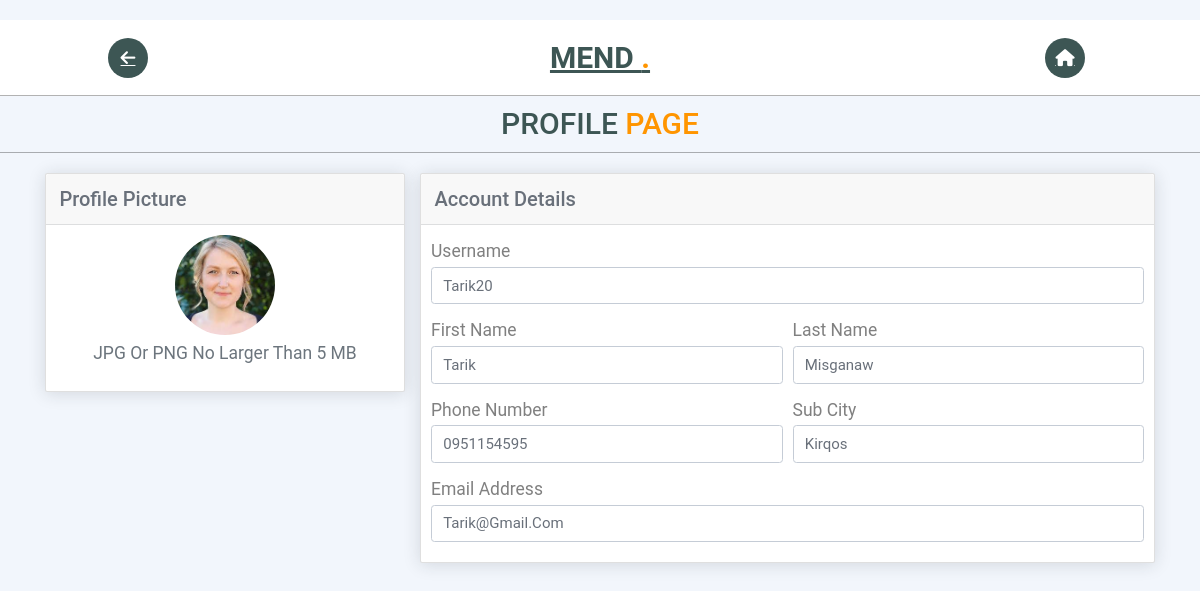
Page /Mend/View/profile.php (signed in) on the committed database.
### tables this page shows
CREATE TABLE IF NOT EXISTS `customer_info` (
  `customer_id` int(10) NOT NULL AUTO_INCREMENT,
  `custom_username` varchar(30) NOT NULL,
  `first_name` varchar(20) NOT NULL,
  `last_name` varchar(20) NOT NULL,
  `custom_email` varchar(30) NOT NULL,
  `custom_pass` varchar(60) NOT NULL,
  `subcity` varchar(30) NOT NULL,
  `woreda` varchar(30) NOT NULL,
  `kebele` varchar(30) NOT NULL,
  `sex` varchar(10) NOT NULL,
  `age` int(10) NOT NULL,
  `phone_num` varchar(20) NOT NULL,
  `image` varchar(100) DEFAULT NULL,
  `email_verification_link` varchar(255) DEFAULT NULL,
  `email_verified_at` timestamp NULL DEFAULT NULL,
  PRIMARY KEY (`customer_id`),
  UNIQUE KEY `custom_username` (`custom_username`)
);

### Mend/View/profile.php (the view, shortened to what this page needs)
<?php
$db = mysqli_connect("localhost", "root", "", "menddatabase");
?>
<!DOCTYPE html>
<html lang="en">
<head>
	<link rel="stylesheet" href="../css/profile.css">
	<link rel="stylesheet" href="https://cdnjs.cloudflare.com/ajax/libs/font-awesome/5.15.4/css/all.min.css">
	<link rel="stylesheet" href="https://cdnjs.cloudflare.com/ajax/libs/lightgallery-js/1.4.0/css/lightgallery.min.css">
	<link rel="stylesheet" href="https://cdnjs.cloudflare.com/ajax/libs/font-awesome/5.15.3/css/all.min.css">
	<link rel="stylesheet" href="https://cdnjs.cloudflare.com/ajax/libs/font-awesome/5.15.3/css/all.min.css" />
	<link href="https://cdn.jsdelivr.net/npm/bootstrap@5.0.1/dist/css/bootstrap.min.css" rel="stylesheet">
</head>
<body>
	<header>
		<div class="icons"><a href="customer.php" class="fas fa-arrow-left"></a></div>
		<a href="#" class="logo"> Mend <span>.</span></a>
		<div class="icons">
			<a href="../index.php" class="fas fa-home"></a>
		</div>
	</header>
    <div class="content">
	<h1 class = "heading" style="text-align: center;"> Profile <span>Page</span></h1>
</div>
	<?php
	$id =  $_SESSION['customer_id'];
	$select = "SELECT * FROM customer_info WHERE customer_id= '$id'";
	$result = mysqli_query($db, $select);
	while ($row = mysqli_fetch_array($result)) {
		$image = $row['image'];
		$username = $row['custom_username'];
		$firstname = $row['first_name'];
		$lastname = $row['last_name'];
		$phonenum = $row['phone_num'];
		$email = $row['custom_email'];
		$city = $row['subcity'];
		$s = <<<EOT
<div class="container-xl px-4 mt-4">
    <div class="row">
        <div class="col-xl-4">
            <div class="card mb-4 mb-xl-0">
                <div class="card-header">Profile Picture</div>
                <div class="card-body text-center">
                    <img class="img-account-profile rounded-circle mb-2" src="../Model/image/$image" alt="../Model/image/blank.png">
                    <div class="small font-italic text-muted mb-4">JPG or PNG no larger than 5 MB</div>
                </div>
            </div>
        </div>
        <div class="col-xl-8">
            <div class="card mb-4">
                <div class="card-header">Account Details</div>
                <div class="card-body">
				    <form >
                        <div class="mb-3">
                            <label style="color:gray;" class="small mb-1" for="inputUsername">Username</label>
                            <br><input class="form-control" id="inputUsername" type="text" name= "uname" placeholder="Enter your username" value=$username>
                        </div>
                        <div class="row gx-3 mb-3">
                            <div class="col-md-6">
                                <label style="color:gray;" class="small mb-1" for="inputFirstName">First name</label>
                                <br><input class="form-control" id="inputFirstName" type="text" name="fname" placeholder="Enter your first name" value=$firstname>
                            </div>
                            <div class="col-md-6">
                                <label style="color:gray;" class="small mb-1" for="inputLastName">Last name</label>
                                <br><input class="form-control" id="inputLastName" type="text" name= "lname" placeholder="Enter your last name" value=$lastname>
                            </div>
                        </div>
                        <div class="row gx-3 mb-3">
                            <div class="col-md-6">
                                <label style="color:gray;" class="small mb-1" for="inputPhone">Phone number</label>
                                <br><input class="form-control" id="inputPhone" type="tel" name= "phone" placeholder="Enter your phone number" value=$phonenum>
                            </div>
                            <div class="col-md-6">
                                <label style="color:gray;" class="small mb-1" for="inputLocation">Sub city</label>
                                <br><input class="form-control" id="inputLocation" type="text" name= "city" placeholder="Enter your location" value=$city>
                            </div>
                        </div>
                        <div class="mb-3">
                            <label style="color:gray;" class="small mb-1" for="inputEmailAddress">Email address</label>
                            <br><input class="form-control" id="inputEmailAddress" type="email" name= "email" placeholder="Enter your email address" value=$email>
                        </div>
                    </form>
                </div>
            </div>
        </div>
    </div>
</div>
EOT;
		echo "$s";
	}
	?>
</body>
</html>

### Mend/css/profile.css (style rules this page uses)
:root { --orange:#ff9500; --white-color:#fff; --black-color:#3d5654; --light-color:rgba(0,0,0,.3); --orange-color:#ff9500; --white-color:#fff; }
* { font-family: 'Roboto', sans-serif; margin:0; padding:0; box-sizing: border-box; outline: none; border:none; text-decoration: none; text-transform: capitalize; transition:.2s linear; }
html { font-size: 62.5%; overflow-x: hidden; scroll-padding-top: 7.5rem; scroll-behavior: smooth; }
body { background:#eee; }
.heading { padding:1rem 0; margin-bottom: 2rem; border-bottom: .1rem solid var(--light-color); font-size: 3rem; color:var(--black-color); text-transform: uppercase; }
.heading span { color:var(--orange); text-transform: uppercase; }
header { width: 100%; display: flex; align-items: center; justify-content: space-between; background: var(--white-color); border-bottom: .1rem solid var(--light-color); padding:1.5rem 9%; }
header .logo { text-transform: uppercase; font-weight: bolder; color:var(--black-color); font-size: 3rem; }
header .logo span { color:var(--orange); }
header .icons div, header .icons a { height: 4rem; width: 4rem; font-size: 1.7rem; line-height: 4rem; background: var(--black-color); color:var(--white-color); text-align: center; border-radius: 50%; cursor: pointer; margin-right: .7rem; }

### Mend/View/profile.php (style rules this page uses)
body { margin-top: 20px; background-color: #f2f6fc; color: #69707a; font-size: 20px; }
.img-account-profile { height: 10rem; }
.rounded-circle { border-radius: 50% !important; }
.card { box-shadow: 0 0.15rem 1.75rem 0 rgb(33 40 50 / 15%); }
.card .card-header { font-weight: 500; }
.card-header:first-child { border-radius: 0.35rem 0.35rem 0 0; }
.card-header { padding: 1rem 1.35rem; margin-bottom: 0; background-color: rgba(33, 40, 50, 0.03); border-bottom: 1px solid rgba(33, 40, 50, 0.125); }
.form-control, .dataTable-input { display: block; width: 100%; padding: 0.875rem 1.125rem; font-size: 15px; font-weight: 400; line-height: 1; color: #69707a; background-color: #fff; background-clip: padding-box; border: 1px solid #c5ccd6; -webkit-appearance: none; -moz-appearance: none; appearance: none; border-radius: 0.35rem; transition: border-color 0.15s ease-in-out, box-shadow 0.15s ease-in-out; }

### rows in the picture
customer_info: image (picture), uname "tarik20", fname "Tarik", lname "Misganaw", phone "0951154595", city "Kirqos", email "tarik@gmail.com"
